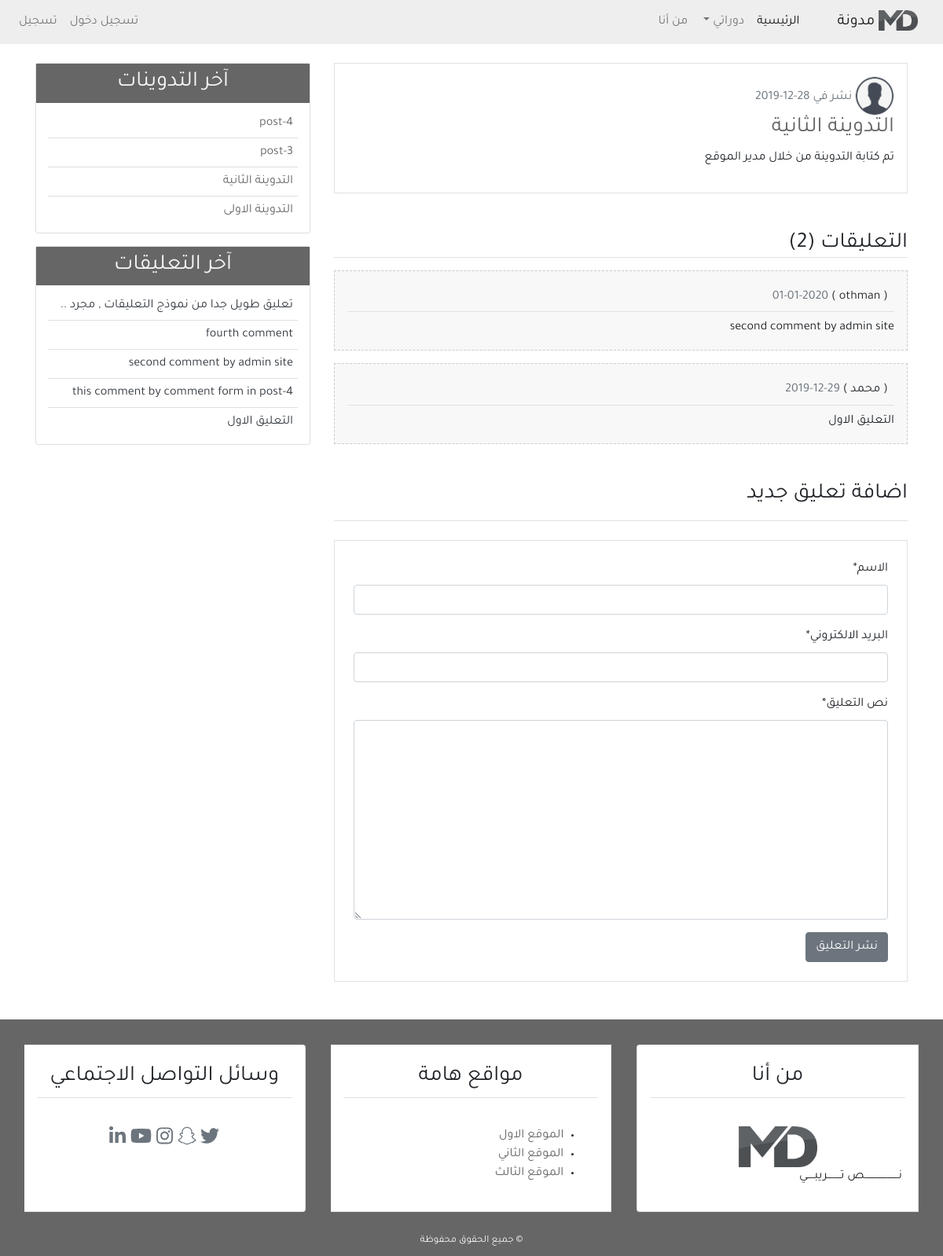
The page /detail/2/ on the database its author committed.
### blog/models.py (models this page shows, shortened)
class Post(models.Model):                                           # -5a
    title = models.CharField(max_length=100)
    content = models.TextField()
    post_date = models.DateTimeField(default=timezone.now)           # (auto_now_add=True)
    post_update = models.DateTimeField(auto_now=True)
    author = models.ForeignKey(User, on_delete=models.CASCADE)
    def __str__(self):                                              # -5c
        return self.title
    class Meta:                                                     # -6b
        ordering = ('-post_date', )

class Comment(models.Model):                                        # -8a
    name = models.CharField(max_length=50, verbose_name='الاسم')    # -9c add arabic word
    email = models.EmailField(verbose_name='البريد الالكتروني')
    body = models.TextField(verbose_name='نص التعليق')
    cmnt_date = models.DateTimeField(auto_now=True)
    active = models.BooleanField(default=False)
    post = models.ForeignKey(Post, on_delete=models.CASCADE, related_name='comments')
    class Meta:                                                     # -8e
        ordering = ('-cmnt_date', )

### blog/views.py (the view)
def post_detail(request, post_id):                          # -7a
    post = get_object_or_404(Post, pk=post_id)               # -7b
    comments = post.comments.filter(active=True)           # -8d   post.related_name
    if request.method == 'POST':                            # -11a
        comment_form = NewComment(data=request.POST)
        if comment_form.is_valid():                         # -11b
            new_comment = comment_form.save(commit=False)
            new_comment.post = post                         # الارتباط بجدول التدوينات
            new_comment.save()
            comment_form = NewComment()
    else:
        comment_form = NewComment
    context = {
        'page_title': post,
        'post': post,                                       # -7b
        'comments': comments,                              # -8d
        'comment_form': comment_form,                       # -9b
    }
    return render(request, 'blog/detail.html', context)

### blog/templatetags/post_tag.py (called while the page is built)
@register.inclusion_tag('blog/latest_posts.html')       # -12a
def latest_posts():
    context = {
        'l_posts': Post.objects.all()[0:5]
    }
    return context

@register.inclusion_tag('blog/latest_comments.html')       # -13a
def latest_comments():
    context = {
        'l_comments': Comment.objects.filter(active=True)[0:5]
    }
    return context

### blog/templates/blog/detail.html (shortened to what this page needs)
{% extends 'blog/base.html' %}
{% load static %}
{% load crispy_forms_tags %}
{% block content %}
    <div class="border p-3 mb-4">
        <img src="{% static 'blog/images/icons-user-profile-male.jpg' %}"
            class="img-fluid rounded-circle border" alt="شعار المدونة" width="50px">
        <span class="text-secondary">نشر في {{ post.post_date|date:'d-m-Y' }}</span>
        <h3 class="text-dark"><a href="#">{{ post.title }}</a></h3>
        <p>{{ post.content }}</p>
    </div>
    <h3 class="border-bottom mt-5 mb-3">التعليقات ({{ comments.count }})</h3>
    {% if comments %}
        {% for comment in comments %}
            <div class="mb-3 p-3 comment">
                <h6 class="border-bottom p-2">
                    ( {{ comment.name }} )
                    <span class="text-secondary">{{ comment.cmnt_date|date:'d-m-Y' }}</span>
                </h6>
                <p class="mb-0">{{ comment.body }}</p>
            </div>
        {% endfor %}
    {% else %}
        <div class="text-center mb-3 p-4 comment">
            <h5 class="mb-0">لا توجد تعليقات</h5>
        </div>
    {% endif %}
<h3 class="border-bottom pb-3 mb-3 mt-5">اضافة تعليق جديد</h3>
<div class="border p-4 mb-5 mt-4">
    <form method="POST">
        {{comment_form|crispy}}
        <input class="btn btn-secondary" type="submit" value="نشر التعليق">
    </form>
</div>
{% endblock content %}

### blog/templates/blog/latest_posts.html
<ul class="list-group-flush latest_post">
    {% for post in l_posts %}
        <li class="list-group-item latest_post_item">
            <a href="{% url 'detail_url' post.id %}">{{ post.title }}</a>
        </li>
    {% endfor %}
</ul>

### blog/templates/blog/latest_comments.html
<ul class="list-group-flush latest_comment">
    {% for comment in l_comments %}
        <li class="list-group-item latest_comment_item">
            <a class="text-dark" href="{% url 'detail_url' comment.post.id %}">
                {% if comment.body|length > 40 %}
                {{ comment.body|slice:'40' }} ..
                {% else %}
                {{ comment.body }}
                {% endif %}
            </a>
        </li>
    {% empty %}
    <li class="list-group-item latest_comment_item">لا توجد تعليقات</li>
    {% endfor %}
</ul>

### blog/static/blog/css/main.css (style rules this page uses)
html, body { direction: rtl; text-align: right; }
body { font-family: 'Tajawal', 'sans-serif'; }
a { color: #666; }
.latest_post, .latest_comment { padding: 0 15px; }
.latest_post .latest_post_item, .latest_comment .latest_comment_item { padding: 6px; }
.latest_post li:first-child, .latest_comment li:first-child { border-top: 0; }
.latest_post li:last-child, .latest_comment li:last-child { border-bottom: 0; padding-bottom: 0; }
.comment { background-color: #f8f8f8; border: 1px dashed #ccc; }

### rows shown on the page
Post: post_date "28-12-2019", title "التدوينة الثانية", content "تم كتابة التدوينة من خلال مدير الموقع"
Comment: cmnt_date "01-01-2020", body "second comment by admin site"
Comment: name "محمد", cmnt_date "29-12-2019", body "التعليق الاول"
Post: title "post-4"
Post: title "post-3"
Post: title "التدوينة الاولى"
Comment: body "تعليق طويل جدا من نموذج التعليقات , مجرد"
Comment: body "fourth comment"
Comment: body "this comment by comment form in post-4"

### other values the page prints
{{ comments.count }} "2"
